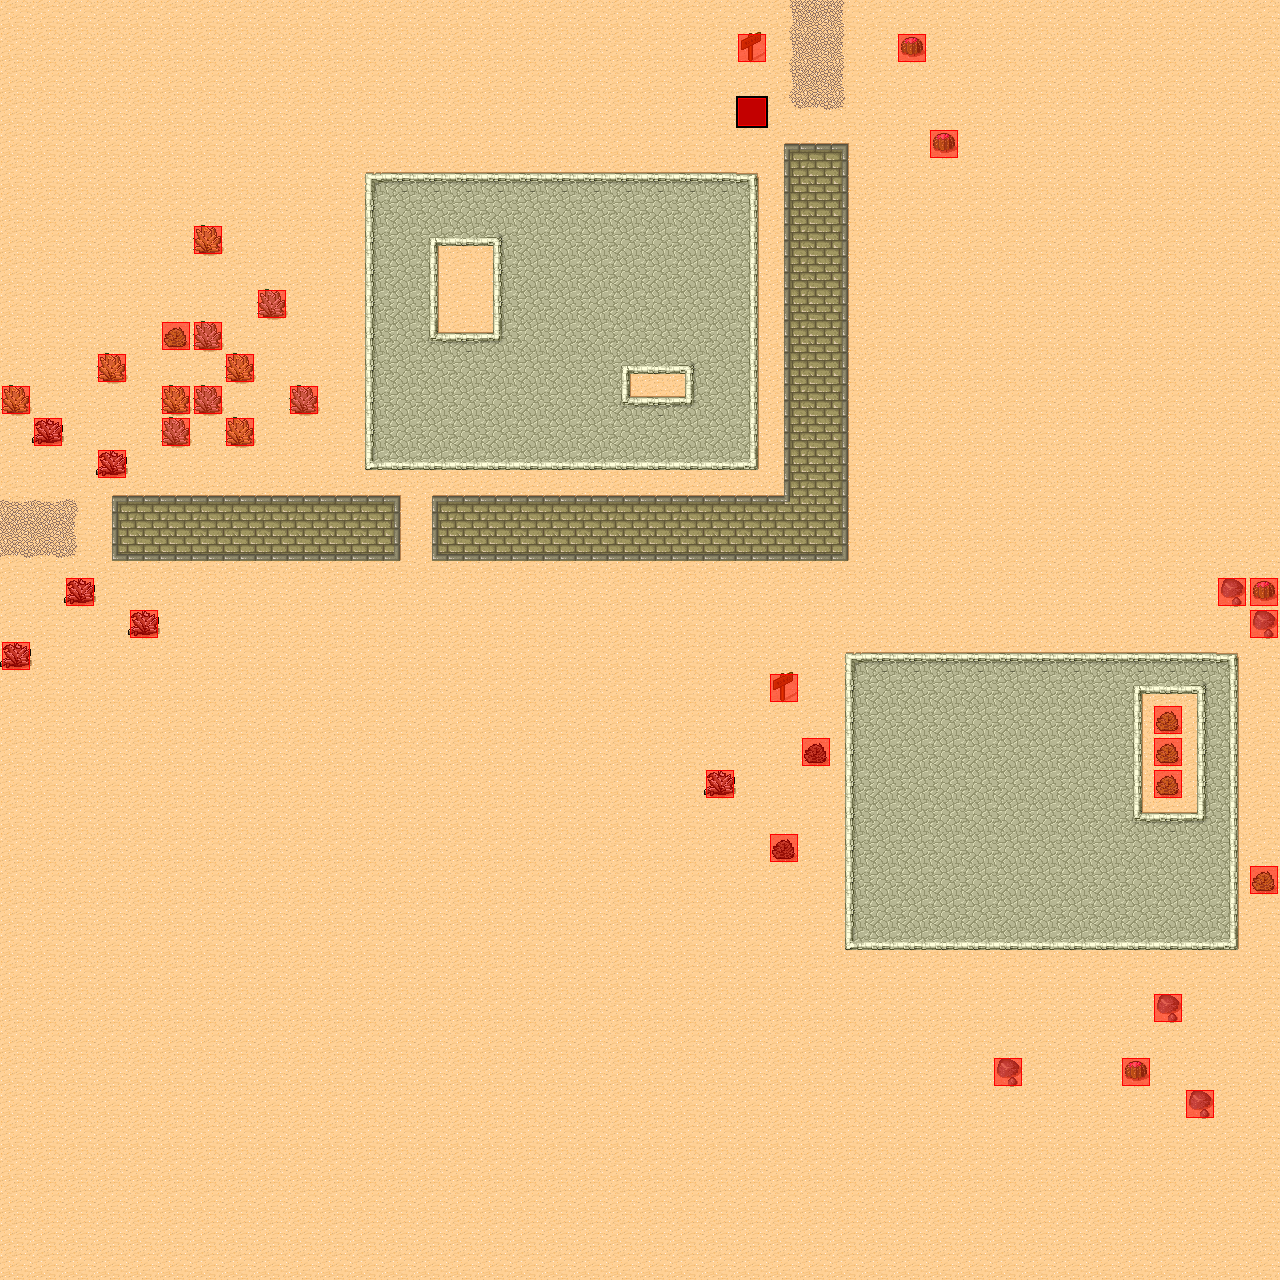

Below is a game level as drawn by its tile map, then a one-line description and the .tmx that defines it (tile-layer data replaced by summaries):
An orthogonal 40x40 tile map with 32x32 px tiles, 2 tile layers (Ground, Collision), 2 tilesets and 1 object (SCRIPT).

<map version="1.0" orientation="orthogonal" width="40" height="40" tilewidth="32" tileheight="32">
 <tileset firstgid="1" name="Desert" tilewidth="32" tileheight="32" spacing="1" margin="1">
  <image source="../tilesets/tmw_desert_spacing.png" width="265" height="199" />
 </tileset>
 <tileset firstgid="49" name="Collision" tilewidth="32" tileheight="32">
  <image source="../tilesets/collision.png" width="64" height="32" />
 </tileset>
 <layer name="Ground" width="40" height="40">
  <data>[1600 cells, 1600 non-empty, 41 distinct tile ids]</data>
 </layer>
 <layer name="Collision" width="40" height="40">
  <data>[1600 cells, 36 non-empty, 1 distinct tile ids]</data>
 </layer>
 <objectgroup name="Objects" width="40" height="40">
  <object name="Main script" type="SCRIPT" x="16" y="25" width="167" height="10">
   <properties>
    <property name="FILENAME" value="scripts/bomtest.lua" />
   </properties>
  </object>
 </objectgroup>
</map>
